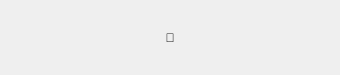
<?xml version="1.0" encoding="UTF-8"?>
<ui version="4.0">
 <class>ProjectItemWidget</class>
 <widget class="QLabel" name="ProjectItemWidget">
  <property name="geometry">
   <rect>
    <x>0</x>
    <y>0</y>
    <width>340</width>
    <height>75</height>
   </rect>
  </property>
  <property name="sizePolicy">
   <sizepolicy hsizetype="Preferred" vsizetype="Preferred">
    <horstretch>0</horstretch>
    <verstretch>0</verstretch>
   </sizepolicy>
  </property>
  <property name="windowTitle">
   <string>ProjectItemWidget</string>
  </property>
  <property name="text">
   <string></string>
  </property>
  <property name="alignment">
   <set>Qt::AlignCenter</set>
  </property>
  <layout class="QVBoxLayout" name="horizontalLayout">
   <property name="spacing">
    <number>0</number>
   </property>
   <property name="leftMargin">
    <number>0</number>
   </property>
   <property name="topMargin">
    <number>0</number>
   </property>
   <property name="rightMargin">
    <number>0</number>
   </property>
   <property name="bottomMargin">
    <number>0</number>
   </property>
   <item>
    <widget class="QWidget" name="widgetBottom" native="true">
     <layout class="QVBoxLayout" name="verticalLayout">
      <property name="spacing">
       <number>0</number>
      </property>
      <property name="leftMargin">
       <number>20</number>
      </property>
      <property name="topMargin">
       <number>18</number>
      </property>
      <property name="rightMargin">
       <number>20</number>
      </property>
      <property name="bottomMargin">
       <number>18</number>
      </property>
      <item>
       <widget class="QLabel" name="labelName">
        <property name="sizePolicy">
         <sizepolicy hsizetype="Preferred" vsizetype="Preferred">
          <horstretch>0</horstretch>
          <verstretch>0</verstretch>
         </sizepolicy>
        </property>
        <property name="text">
         <string/>
        </property>
       </widget>
      </item>
      <item>
       <widget class="QLabel" name="labelTime">
        <property name="text">
         <string/>
        </property>
        <property name="alignment">
         <set>Qt::AlignRight|Qt::AlignTrailing|Qt::AlignVCenter</set>
        </property>
       </widget>
      </item>
     </layout>
    </widget>
   </item>
  </layout>
 </widget>
 <resources/>
 <connections/>
</ui>
